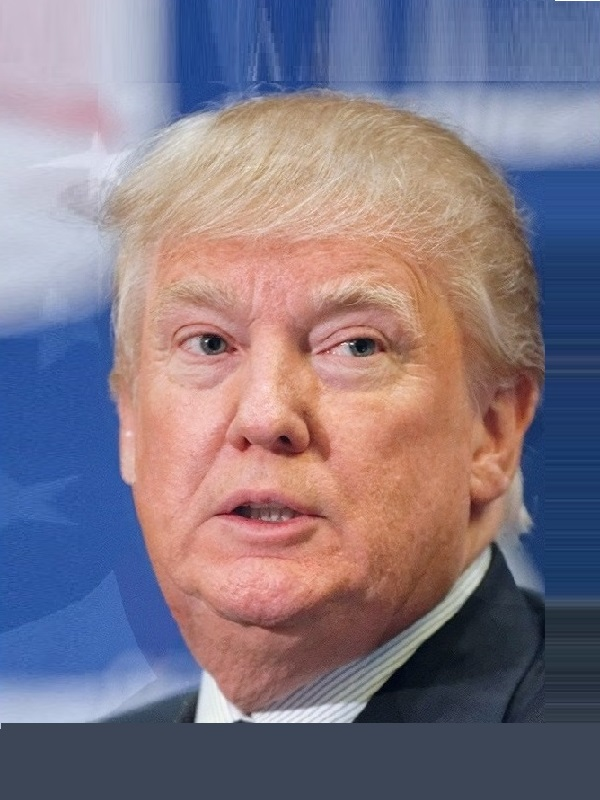
#> input picture Image Processing/Assignment 29/Face Morphing/face_morphing_1/image_1.jpg, 600 x 800 px
$ python face_morphing_1.py
#> lines starting #> are read from the running program, lines starting #| are printed output that depends on the picture
import cv2
import numpy as np

image_1=cv2.imread("image_1.jpg")
#> image_1 is the input picture: shape (800, 600, 3); mean B, G, R 132.7, 119.7, 131.1
image_2=cv2.imread("image_2.jpg")
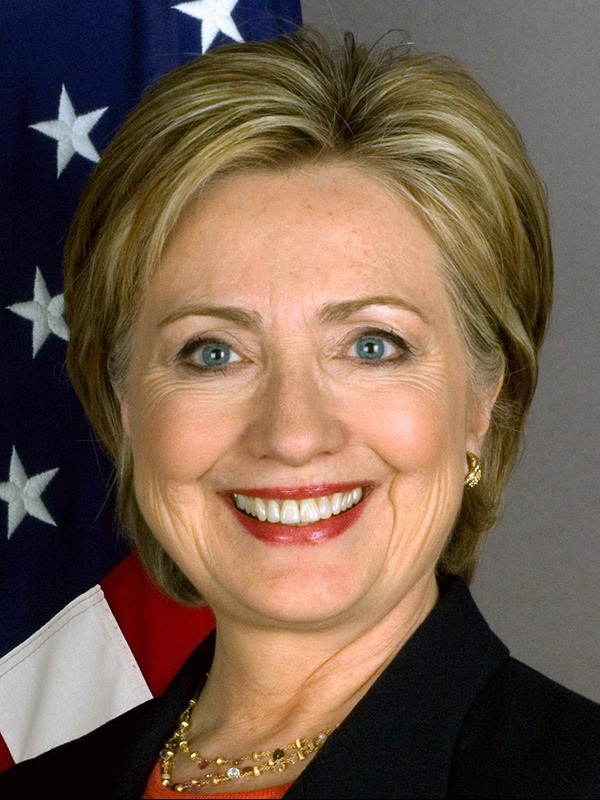
#> input picture Image Processing/Assignment 29/Face Morphing/face_morphing_1/image_2.jpg, 600 x 800 px
#> image_2 is the input picture: shape (800, 600, 3); mean B, G, R 77.2, 93.4, 115.7

new_size = (800, 600)
image_1 = cv2.resize(image_1,new_size)
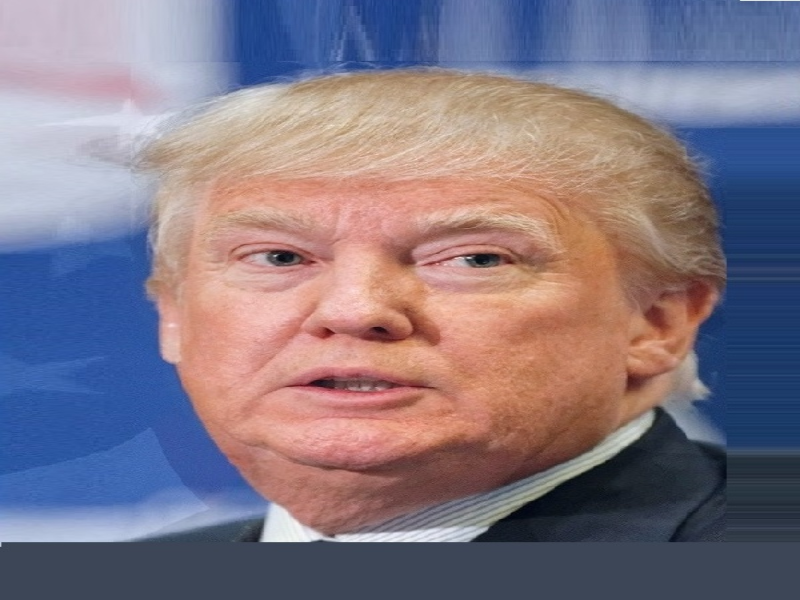
#> image_1: shape (600, 800, 3); mean B, G, R 132.6, 119.6, 131
image_2 = cv2.resize(image_2,new_size)
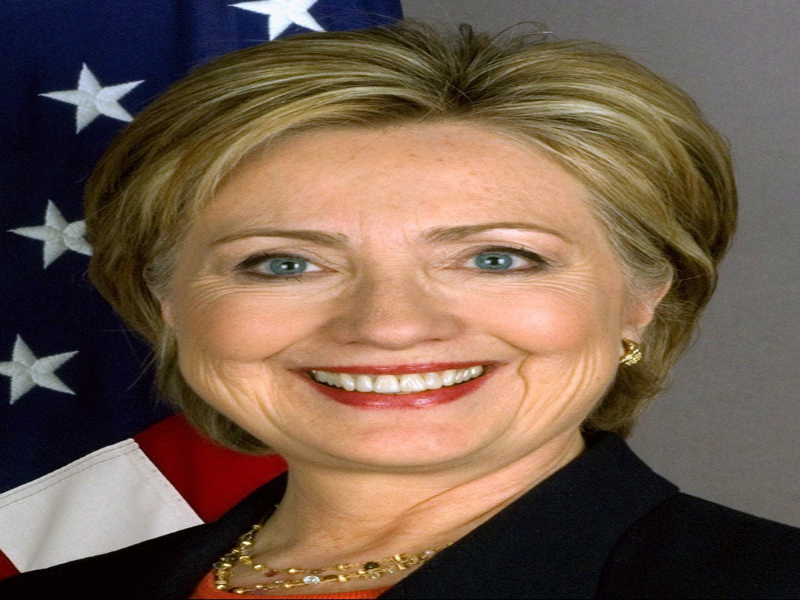
#> image_2: shape (600, 800, 3); mean B, G, R 77.1, 93.3, 115.6

image_1.astype(np.float32)
image_2.astype(np.float32)

result = cv2.add(image_1 , image_2)
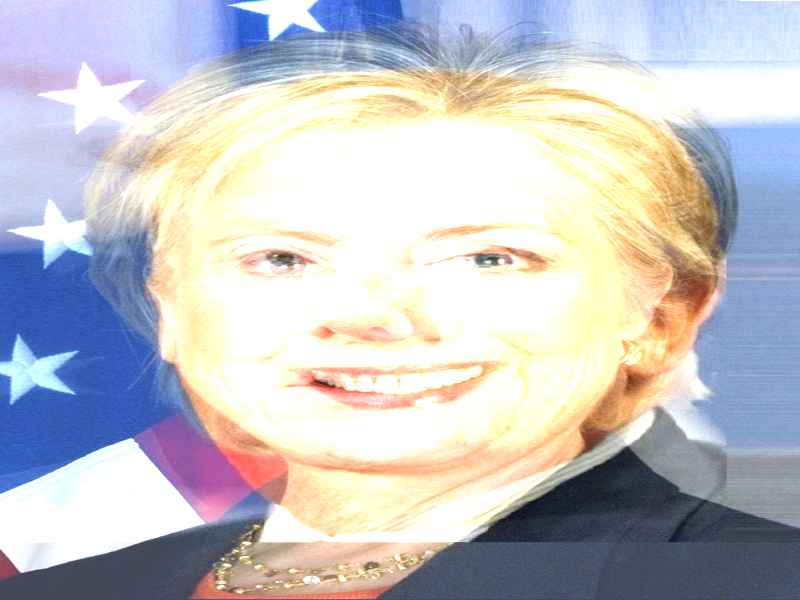
#> result: shape (600, 800, 3); mean B, G, R 198.7, 194.7, 195.3
result.astype(np.uint8)

results=np.concatenate((image_1,result,image_2),axis=1)
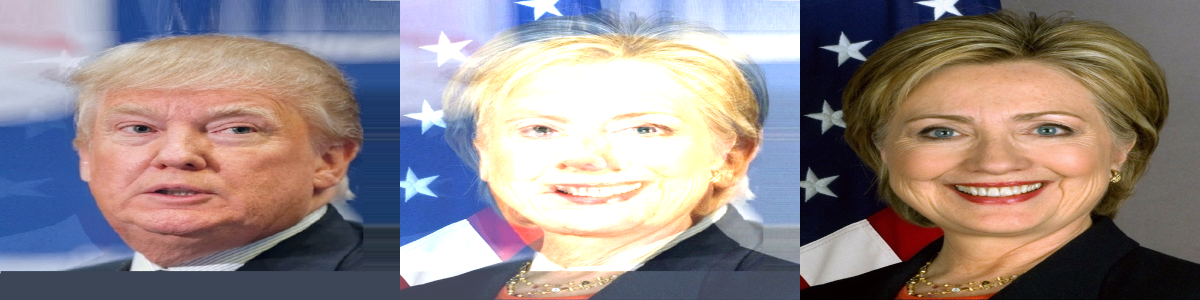
#> results: shape (600, 2400, 3) (shown at 1/2 size); mean B, G, R 136.1, 135.9, 147.3

cv2.imwrite("output_1.jpg",results)
cv2.waitKey(0)
cv2.destroyAllWindows()
